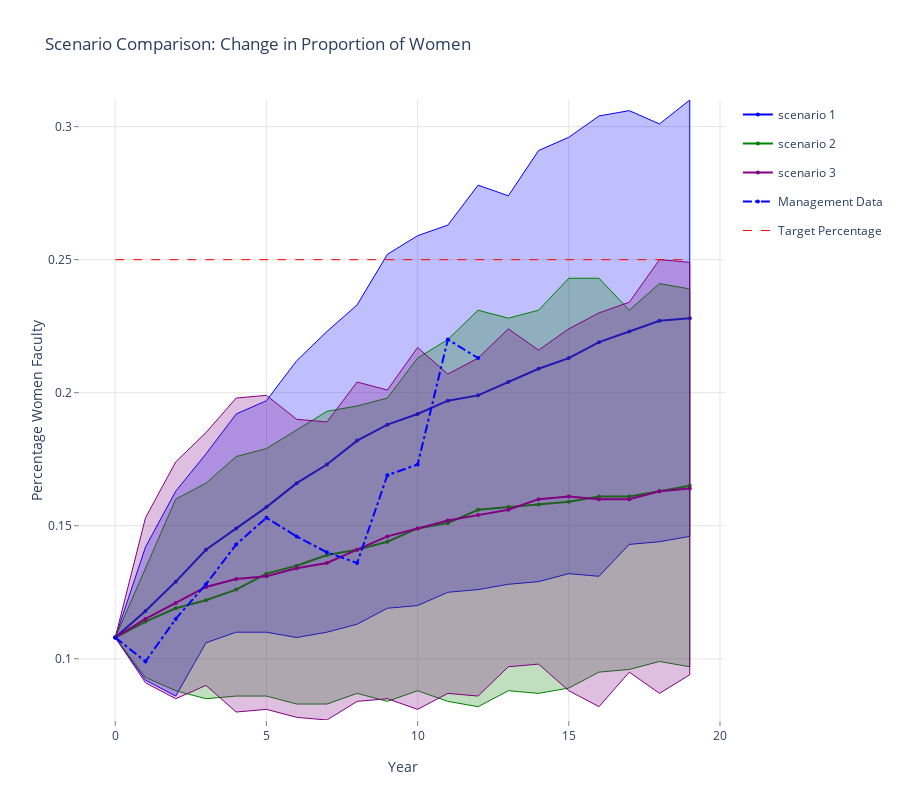

Notebook code cell kept with this figure:
### Markdown cell above
## Comparison of Model 3 Growth Models: Change in Proportion of Women

### Code cell
data = []
linecolors = ['rgb(0,0,255)', 'rgb(0,128,0)', 'rgb(128,0,128)', 'rgb(139,69,19)']
fillcolors = ['rgba(0,0,255,0.25)', 'rgba(0,128,0,0.25)', 'rgba(128,0,128,0.25)', 'rgba(160,82,45,0.25)']
legend_labels = ['scenario 1', 'scenario 2', 'scenario 3']

for k,v in enumerate(results.mlist):
    data.append(go.Scatter(
        x=np.append(v.summary_matrix['yr'], v.summary_matrix['yr'].values[::-1]),
        y=np.append(v.summary_matrix['fpct_975'], v.summary_matrix['fpct_025'].values[::-1]),
        fill='tozerox',
        fillcolor=fillcolors[k],
        line=dict(color=linecolors[k],
                 width=1),
        legendgroup=legend_labels[k],
        showlegend=False,
        mode='lines',
        name=legend_labels[k],
    ))

    data.append(go.Scatter(
        x=v.summary_matrix['yr'],
        y=v.summary_matrix['fpct_avg'],
        line=dict(color=linecolors[k],
                 width=2),
        legendgroup=legend_labels[k],
        showlegend=True,
        marker=dict(
            size=4),
        mode='lines+markers',
        name=legend_labels[k],
    ))


data.append(go.Scatter(
    x=v.summary_matrix['yr'], 
    y=v.summary_matrix['act_fpct'],
    line=dict(color='blue',
             dash='dashdot'),
    name='Management Data',
    mode='lines+markers',
    marker=dict(
        size=4),

))

data.append(go.Scatter(
    x=v.summary_matrix['yr'], 
    y=np.repeat(v.target_female_percentage, len(v.summary_matrix['yr'])),
    line=dict(color='red',
             dash='dash',
             width=1),
    name='Target Percentage',
    mode='lines',
))
    
layout = go.Layout(
    title='Scenario Comparison: Change in Proportion of Women',
    height=800,
    width=900,
    paper_bgcolor='rgb(255,255,255)',
    plot_bgcolor='rgb(255,255,255)',
    xaxis=dict(
        visible=True,
        title='Year',
        gridcolor='rgb(229,229,229)',
        showgrid=True,
        showline=True,
        showticklabels=True,
        tickcolor='rgb(127,127,127)',
        ticks='outside',
        zeroline=False
    ),
    yaxis=dict(
        title='Percentage Women Faculty',
        gridcolor='rgb(229,229,229)',
        showgrid=True,
        showline=True,
        showticklabels=True,
        tickcolor='rgb(127,127,127)',
        ticks='outside',
        zeroline=False
    ),
)
fig = go.Figure(data=data, layout=layout)
plotly.offline.iplot(fig, filename= 'shaded_lines')

# export image for ingestion to pdf file.
# if not os.path.exists('images'):
#     os.mkdir('images')
# pio.write_image(fig, 'images/change_in_percentage_faculty_women.png')

### Figure 1 — Plotly figure (JSON) as saved in the notebook; plotly's stock layout.template omitted (floating-point values rounded to 4 significant figures)
{"data": [{"fill": "tozerox", "fillcolor": "rgba(0,0,255,0.25)", "legendgroup": "scenario 1", "line": {"color": "rgb(0,0,255)", "width": 1}, "mode": "lines", "name": "scenario 1", "showlegend": false, "type": "scatter", "x": [0, 1, 2, 3, 4, 5, 6, 7, 8, 9, 10, 11, 12, 13, 14, 15, 16, 17, 18, 19, 19, 18, 17, 16, 15, 14, 13, 12, 11, 10, 9, 8, 7, 6, 5, 4, 3, 2, 1, 0], "y": [0.108, 0.142, 0.163, 0.177, 0.192, 0.197, 0.212, 0.223, 0.233, 0.252, 0.259, 0.263, 0.278, 0.274, 0.291, 0.296, 0.304, 0.306, 0.301, 0.31, 0.146, 0.144, 0.143, 0.131, 0.132, 0.129, 0.128, 0.126, 0.125, 0.12, 0.119, 0.113, 0.11, 0.108, 0.11, 0.11, 0.106, 0.086, 0.092, 0.108]}, {"legendgroup": "scenario 1", "line": {"color": "rgb(0,0,255)", "width": 2}, "marker": {"size": 4}, "mode": "lines+markers", "name": "scenario 1", "showlegend": true, "type": "scatter", "x": [0, 1, 2, 3, 4, 5, 6, 7, 8, 9, 10, 11, 12, 13, 14, 15, 16, 17, 18, 19], "y": [0.108, 0.118, 0.129, 0.141, 0.149, 0.157, 0.166, 0.173, 0.182, 0.188, 0.192, 0.197, 0.199, 0.204, 0.209, 0.213, 0.219, 0.223, 0.227, 0.228]}, {"fill": "tozerox", "fillcolor": "rgba(0,128,0,0.25)", "legendgroup": "scenario 2", "line": {"color": "rgb(0,128,0)", "width": 1}, "mode": "lines", "name": "scenario 2", "showlegend": false, "type": "scatter", "x": [0, 1, 2, 3, 4, 5, 6, 7, 8, 9, 10, 11, 12, 13, 14, 15, 16, 17, 18, 19, 19, 18, 17, 16, 15, 14, 13, 12, 11, 10, 9, 8, 7, 6, 5, 4, 3, 2, 1, 0], "y": [0.108, 0.134, 0.16, 0.166, 0.176, 0.179, 0.186, 0.193, 0.195, 0.198, 0.213, 0.22, 0.231, 0.228, 0.231, 0.243, 0.243, 0.231, 0.241, 0.239, 0.097, 0.099, 0.096, 0.095, 0.089, 0.087, 0.088, 0.082, 0.084, 0.088, 0.084, 0.087, 0.083, 0.083, 0.086, 0.086, 0.085, 0.088, 0.093, 0.108]}, {"legendgroup": "scenario 2", "line": {"color": "rgb(0,128,0)", "width": 2}, "marker": {"size": 4}, "mode": "lines+markers", "name": "scenario 2", "showlegend": true, "type": "scatter", "x": [0, 1, 2, 3, 4, 5, 6, 7, 8, 9, 10, 11, 12, 13, 14, 15, 16, 17, 18, 19], "y": [0.108, 0.114, 0.119, 0.122, 0.126, 0.132, 0.135, 0.139, 0.141, 0.144, 0.149, 0.151, 0.156, 0.157, 0.158, 0.159, 0.161, 0.161, 0.163, 0.165]}, {"fill": "tozerox", "fillcolor": "rgba(128,0,128,0.25)", "legendgroup": "scenario 3", "line": {"color": "rgb(128,0,128)", "width": 1}, "mode": "lines", "name": "scenario 3", "showlegend": false, "type": "scatter", "x": [0, 1, 2, 3, 4, 5, 6, 7, 8, 9, 10, 11, 12, 13, 14, 15, 16, 17, 18, 19, 19, 18, 17, 16, 15, 14, 13, 12, 11, 10, 9, 8, 7, 6, 5, 4, 3, 2, 1, 0], "y": [0.108, 0.153, 0.174, 0.185, 0.198, 0.199, 0.19, 0.189, 0.204, 0.201, 0.217, 0.207, 0.213, 0.224, 0.216, 0.224, 0.23, 0.234, 0.25, 0.249, 0.094, 0.087, 0.095, 0.082, 0.088, 0.098, 0.097, 0.086, 0.087, 0.081, 0.085, 0.084, 0.077, 0.078, 0.081, 0.08, 0.09, 0.085, 0.091, 0.108]}, {"legendgroup": "scenario 3", "line": {"color": "rgb(128,0,128)", "width": 2}, "marker": {"size": 4}, "mode": "lines+markers", "name": "scenario 3", "showlegend": true, "type": "scatter", "x": [0, 1, 2, 3, 4, 5, 6, 7, 8, 9, 10, 11, 12, 13, 14, 15, 16, 17, 18, 19], "y": [0.108, 0.115, 0.121, 0.127, 0.13, 0.131, 0.134, 0.136, 0.141, 0.146, 0.149, 0.152, 0.154, 0.156, 0.16, 0.161, 0.16, 0.16, 0.163, 0.164]}, {"line": {"color": "blue", "dash": "dashdot"}, "marker": {"size": 4}, "mode": "lines+markers", "name": "Management Data", "type": "scatter", "x": [0, 1, 2, 3, 4, 5, 6, 7, 8, 9, 10, 11, 12, 13, 14, 15, 16, 17, 18, 19], "y": [0.108, 0.099, 0.115, 0.128, 0.143, 0.153, 0.146, 0.14, 0.136, 0.169, 0.173, 0.22, 0.213, null, null, null, null, null, null, null]}, {"line": {"color": "red", "dash": "dash", "width": 1}, "mode": "lines", "name": "Target Percentage", "type": "scatter", "x": [0, 1, 2, 3, 4, 5, 6, 7, 8, 9, 10, 11, 12, 13, 14, 15, 16, 17, 18, 19], "y": [0.25, 0.25, 0.25, 0.25, 0.25, 0.25, 0.25, 0.25, 0.25, 0.25, 0.25, 0.25, 0.25, 0.25, 0.25, 0.25, 0.25, 0.25, 0.25, 0.25]}], "layout": {"height": 800, "paper_bgcolor": "rgb(255,255,255)", "plot_bgcolor": "rgb(255,255,255)", "title": {"text": "Scenario Comparison: Change in Proportion of Women"}, "width": 900, "xaxis": {"gridcolor": "rgb(229,229,229)", "showgrid": true, "showline": true, "showticklabels": true, "tickcolor": "rgb(127,127,127)", "ticks": "outside", "title": {"text": "Year"}, "visible": true, "zeroline": false}, "yaxis": {"gridcolor": "rgb(229,229,229)", "showgrid": true, "showline": true, "showticklabels": true, "tickcolor": "rgb(127,127,127)", "ticks": "outside", "title": {"text": "Percentage Women Faculty"}, "zeroline": false}}}
